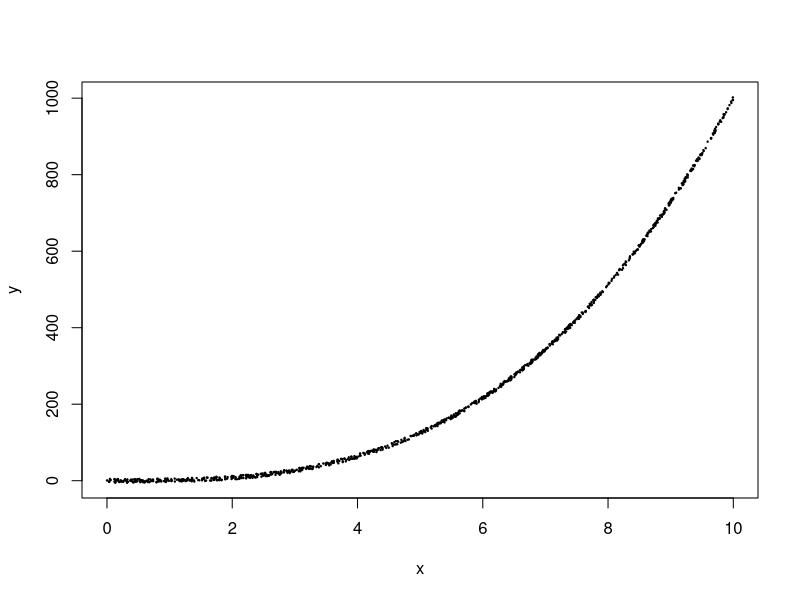
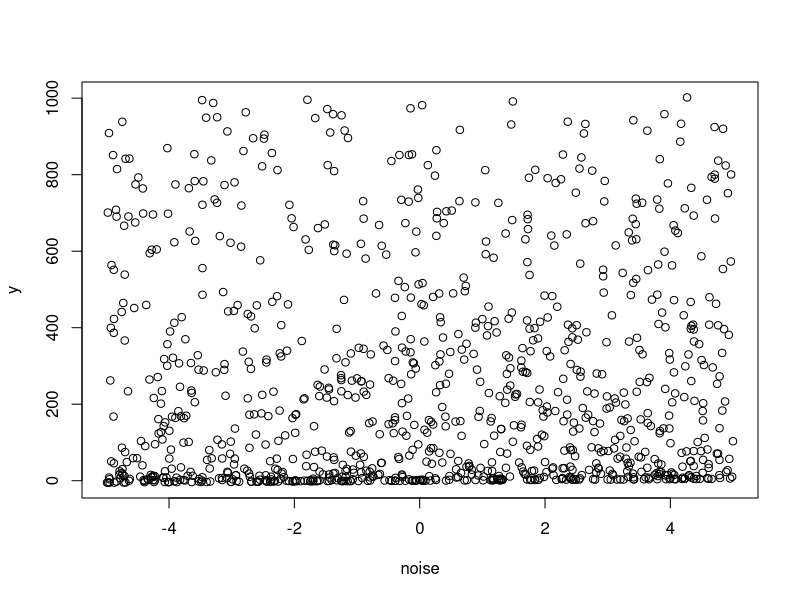

These charts were generated, in order, by the following R code: (Note: this script raises an error after producing the figures.)
x = runif(1000,0,10)
val = 5
noise = runif(1000,-val,val)
y=x^3+noise
cor(x,y)
plot(x,y,pch=19,cex=0.2)

cor(noise,y)
cor(noise,x)

plot(noise,y)

get_cor = function(var) {
  x = runif(1000,0,10)
  noise = runif(1000,-var,var)
  y=x+noise
  return(c(cor(noise,y), cor(noise,x))) 
}

range=seq(-5,1,by=0.3)  # noise ranges from 2^-5 to 2^1
logratio = matrix(0, 1000, 20)  # 1000 samples
for (i in 1:20) {
  res = replicate(1000, get_cor(2^range[i]))
  logratio[,i] = log10(abs(res[1,])/abs(res[2,]))   #log ratio between cor(noise,y) and cor(noise,x)
}
colnames(logratio) = range

boxplot.matrix(logratio)  #log10 ratio of cor(noise,y) versus cor(noise,x) for different amounts of noise (2^-10 to 2^0)

logratio_binarized = (logratio>0)
apply(logratio_binarized,2,sum) # number of cases where directionality is predicted correctly

# You can get at least 60% accuracy in predicting directionality by having the range of noise be [-0.08,0.08]
# for x and y values between 0 and 10. R^2 ~ 0.998
# obviously this works best for linear relationships between x and y

